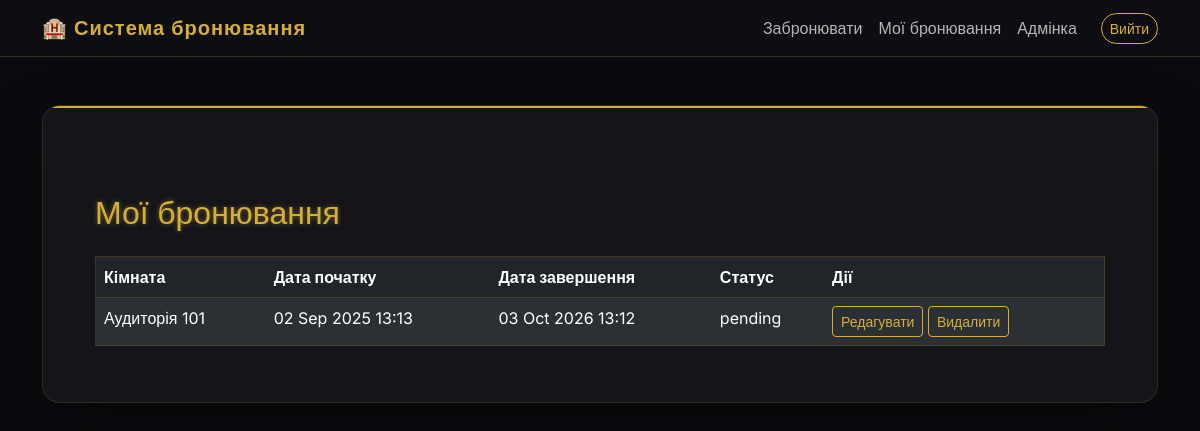
Page /my-bookings/ (signed in) on the earlier database version.
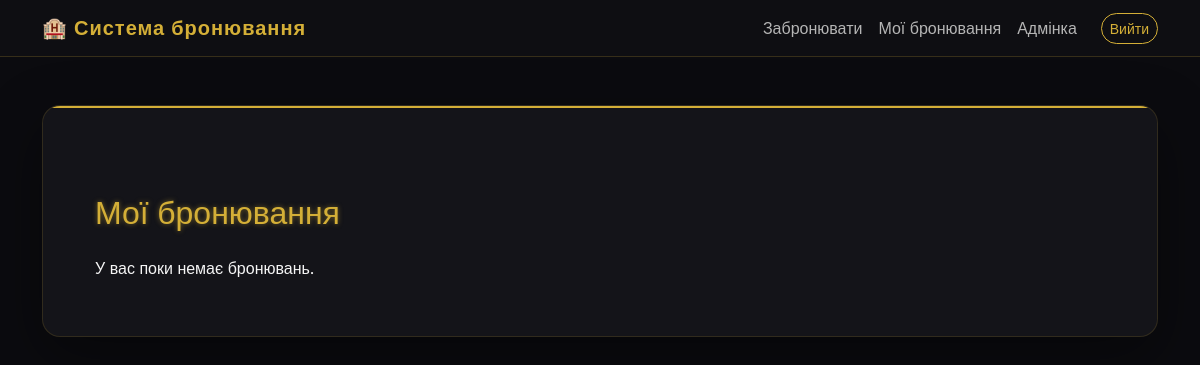
Same page on the later database version.
### booking/models.py (models this page shows, shortened)
class Booking(models.Model):
    STATUS_CHOICES = [
        ('pending', 'Очікує підтвердження'),
        ('confirmed', 'Підтверджено'),
        ('cancelled', 'Скасовано'),
    ]
    user = models.ForeignKey(User, on_delete=models.CASCADE)
    room = models.ForeignKey(Room, on_delete=models.CASCADE)
    start_date = models.DateTimeField()
    end_date = models.DateTimeField()
    status = models.CharField(max_length=20, choices=STATUS_CHOICES, default='pending')
    created_at = models.DateTimeField(auto_now_add=True)

class Room(models.Model):
    ROOM_TYPES = [
        ('auditorium', 'Аудиторія'),
        ('conference', 'Конференц-зал'),
        ('lab', 'Лабораторія'),
        ('other', 'Інше'),
    ]
    name = models.CharField(max_length=100)
    type = models.CharField(max_length=20, choices=ROOM_TYPES, default='other')
    capacity = models.PositiveIntegerField()
    price_per_day = models.DecimalField(max_digits=8, decimal_places=2, default=1000)  # дефолтная цена
    features = models.TextField(
        verbose_name="Особливості (проєктор, Wi-Fi, дошка тощо)"
    )

### booking/views.py (the view)
# urls.py: path('my-bookings/', my_bookings, name='my_bookings'),
@login_required
def my_bookings(request):
    bookings = Booking.objects.filter(user=request.user)
    return render(request, 'booking/my_bookings.html', {'bookings': bookings})

### templates/booking/my_bookings.html (shortened to what this page needs)
{% extends 'booking/base.html' %}
{% block content %}
<div class="container mt-5">
    <h2 class="mb-4" style="color: #d4af37; text-shadow: 0 0 5px rgba(212,175,55,.5);">
        Мої бронювання
    </h2>
    {% if bookings %}
    <div class="table-responsive">
        <table class="table table-dark table-striped table-hover" style="border: 1px solid rgba(212,175,55,.2);">
            <thead>
                <tr>
                    <th>Кімната</th>
                    <th>Дата початку</th>
                    <th>Дата завершення</th>
                    <th>Статус</th>
                    <th>Дії</th>
                </tr>
            </thead>
            <tbody>
                {% for booking in bookings %}
                <tr style="transition: box-shadow .3s ease;">
                    <td>{{ booking.room.name }}</td>
                    <td>{{ booking.start_date|date:"d M Y H:i" }}</td>
                    <td>{{ booking.end_date|date:"d M Y H:i" }}</td>
                    <td>{{ booking.status }}</td>
                    <td>
                        <a href="{% url 'edit_booking' booking.id %}"
                           class="btn btn-sm btn-outline-warning"
                           style="border-color: #d4af37; color: #d4af37; transition: all .3s ease;"
                           onmouseover="this.style.background='#d4af37'; this.style.color='#000'; this.style.boxShadow='0 0 15px rgba(212,175,55,.5)';"
                           onmouseout="this.style.background='transparent'; this.style.color='#d4af37'; this.style.boxShadow='none';">
                            Редагувати
                        </a>
                        <a href="{% url 'delete_booking' booking.id %}"
                           class="btn btn-sm btn-outline-danger"
                           style="border-color: #d4af37; color: #d4af37; transition: all .3s ease;"
                           onmouseover="this.style.background='#d4af37'; this.style.color='#000'; this.style.boxShadow='0 0 15px rgba(212,175,55,.5)';"
                           onmouseout="this.style.background='transparent'; this.style.color='#d4af37'; this.style.boxShadow='none';">
                            Видалити
                        </a>
                    </td>
                </tr>
                {% endfor %}
            </tbody>
        </table>
    </div>
    {% else %}
        <p style="color: #f5f5f5;">У вас поки немає бронювань.</p>
    {% endif %}
</div>
{% endblock %}

Differences in the rows shown:
removed Booking: room.name "Аудиторія 101", start_date "02 Sep 2025 13:13", end_date "03 Oct 2026 13:12", status "pending"
Other differences:
text no longer shown: "Кімната Дата початку Дата завершення Статус Дії"
text now shown: "У вас поки немає бронювань."
